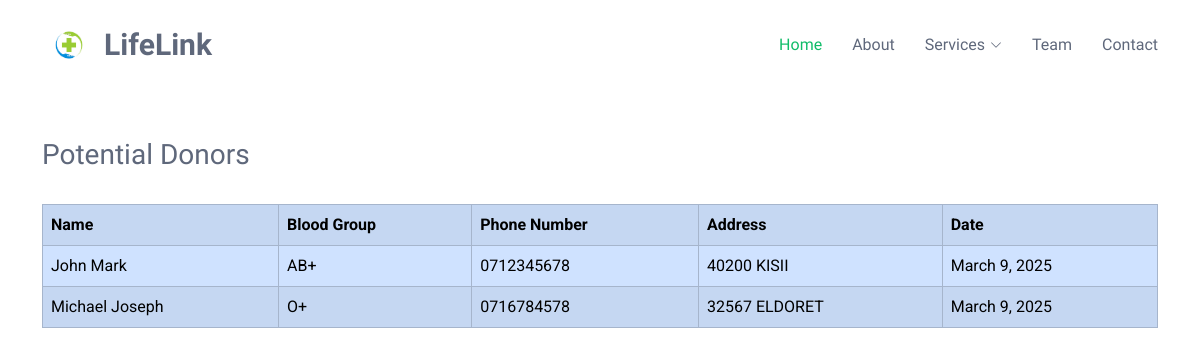
Screenshot of /view_donors/ with the database file from the repository.
### LifeLinkApp/models.py (models this page shows, shortened)
class Donor(models.Model):
    filled_at=models.DateTimeField(auto_now_add=True)
    donor_name = models.CharField(max_length=100)
    BLOOD_GROUP_CHOICES = [
        ('A+', 'A+'),
        ('A-', 'A-'),
        ('B+', 'B+'),
        ('B-', 'B-'),
        ('AB+', 'AB+'),
        ('AB-', 'AB-'),
        ('O+', 'O+'),
        ('O-', 'O-'),
    ]
    donor_bloodGroup = models.CharField(max_length=3, choices= BLOOD_GROUP_CHOICES, default='O+')
    donor_contact = models.CharField(max_length=50)
    donor_address = models.CharField(max_length=50)

### LifeLinkApp/views.py (the view)
# urls.py: path('view_donors/',views.view_donors,name='view_donors'),
def view_donors(request):
    donors=Donor.objects.all()
    return render(request,'view_donors.html',{'donors':donors})

### LifeLinkApp/templates/view_donors.html (shortened to what this page needs)
{% load static %}
<!DOCTYPE html>
<html lang="en">
<head>
  <link href="{% static 'assets/vendor/bootstrap/css/bootstrap.min.css' %}" rel="stylesheet">
  <link href="{% static 'assets/vendor/bootstrap-icons/bootstrap-icons.css' %}" rel="stylesheet">
  <link href="{% static 'assets/vendor/aos/aos.css' %}" rel="stylesheet">
  <link href="{% static 'assets/vendor/glightbox/css/glightbox.min.css' %}" rel="stylesheet">
  <link href="{% static 'assets/vendor/swiper/swiper-bundle.min.css' %}" rel="stylesheet">
  <link href="{% static 'assets/css/main.css'%}" rel="stylesheet">
    <link rel="stylesheet" href="{% static 'assets/css/donor_details.css' %}">
</head>
<body class="index-page">
  <header id="header" class="header d-flex align-items-center sticky-top">
    <div class="container-fluid container-xl position-relative d-flex align-items-center">
      <a href="{% url 'homepage' %}" class="logo d-flex align-items-center me-auto">
         <img src="{% static 'assets/img/logo1.jpg' %}" alt="">
        <h1 class="sitename">LifeLink</h1>
      </a>
      <nav id="navmenu" class="navmenu">
        <ul>
          <li><a href="{% url 'homepage' %}" class="active">Home</a></li>
          <li><a href="#about">About</a></li>
           <li class="dropdown"><a href="#"><span>Services</span> <i class="bi bi-chevron-down toggle-dropdown"></i></a>
          </li>
          <li><a href="#team">Team</a></li>
          <li><a href="#contact">Contact</a></li>
        </ul>
      </nav>
    </div>
  </header>
  <br><br>
  <main class="main container">
  <h3>Potential Donors</h3> <br>
   <table class="table table-primary table-striped table-hover table-bordered">
       <tr>
       <td><b>Name</b></td>
       <td><b>Blood Group</b></td>
       <td><b>Phone Number</b></td>
       <td><b>Address</b></td>
       <td><b>Date</b></td>
       </tr>
       {% for donor in donors %}
       <tr>
       <td>{{ donor.donor_name }}</td>
       <td>{{ donor.donor_bloodGroup }}</td>
       <td>{{ donor.donor_contact }}</td>
       <td>{{ donor.donor_address }}</td>
       <td>{{ donor.filled_at|date:"F j, Y" }}</td>
       </tr>
       {% endfor %}
   </table>
       </main>
  <br><br><br><br> <br><br>
    <br><br><br><br> <br><br>
    <br><br><br><br> <br><br>
</body>
</html>

### LifeLinkApp/static/assets/css/main.css (style rules this page uses)
:root { --default-font: "Roboto", system-ui, -apple-system, "Segoe UI", Roboto, "Helvetica Neue", Arial, "Noto Sans", "Liberation Sans", sans-serif, "Apple Color Emoji", "Segoe UI Emoji", "Segoe UI Symbol", "Noto Color Emoji"; --heading-font: "Raleway", sans-serif; --nav-font: "Ubuntu", sans-serif; }
:root { --background-color: #ffffff; --default-color: #444444; --heading-color: #5f687b; --accent-color: #10bc69; --surface-color: #ffffff; --contrast-color: #ffffff; }
:root { --nav-color: #5f687b; --nav-hover-color: #10bc69; --nav-mobile-background-color: #ffffff; --nav-dropdown-background-color: #ffffff; --nav-dropdown-color: #5f687b; --nav-dropdown-hover-color: #10bc69; }
:root { scroll-behavior: smooth; }
body { color: var(--default-color); background-color: var(--background-color); font-family: var(--default-font); }
a { color: var(--accent-color); text-decoration: none; transition: 0.3s; }
h1, h2, h3, h4, h5, h6 { color: var(--heading-color); font-family: var(--heading-font); }
.header { color: var(--default-color); background-color: var(--background-color); padding: 15px 0; transition: all 0.5s; z-index: 997; }
.header .logo { line-height: 1; }
.header .logo img { max-height: 36px; margin-right: 8px; }
.header .logo h1 { font-size: 30px; margin: 0; font-weight: 700; color: var(--heading-color); }
@media (max-width: 1200px) { .header .logo { order: 1; } }
@media (max-width: 1200px) { .header .navmenu { order: 3; } }
@media (min-width: 1200px) { .navmenu { padding: 0; } }
@media (min-width: 1200px) { .navmenu ul { margin: 0; padding: 0; display: flex; list-style: none; align-items: center; } }
@media (min-width: 1200px) { .navmenu li { position: relative; } }
@media (min-width: 1200px) { .navmenu a, .navmenu a:focus { color: var(--nav-color); padding: 18px 15px; font-size: 16px; font-family: var(--nav-font); font-weight: 400; display: flex; align-items: center; justify-content: space-between; white-space: nowrap; transition: 0.3s; } }
@media (min-width: 1200px) { .navmenu a i, .navmenu a:focus i { font-size: 12px; line-height: 0; margin-left: 5px; transition: 0.3s; } }
@media (min-width: 1200px) { .navmenu li:last-child a { padding-right: 0; } }
@media (min-width: 1200px) { .navmenu li:hover>a, .navmenu .active, .navmenu .active:focus { color: var(--nav-hover-color); } }

### rows the page displays
Donor: donor_name "John Mark", donor_bloodGroup "AB+", donor_contact "0712345678", donor_address "40200 KISII", filled_at "March 9, 2025"
Donor: donor_name "Michael Joseph", donor_bloodGroup "O+", donor_contact "0716784578", donor_address "32567 ELDORET", filled_at "March 9, 2025"
